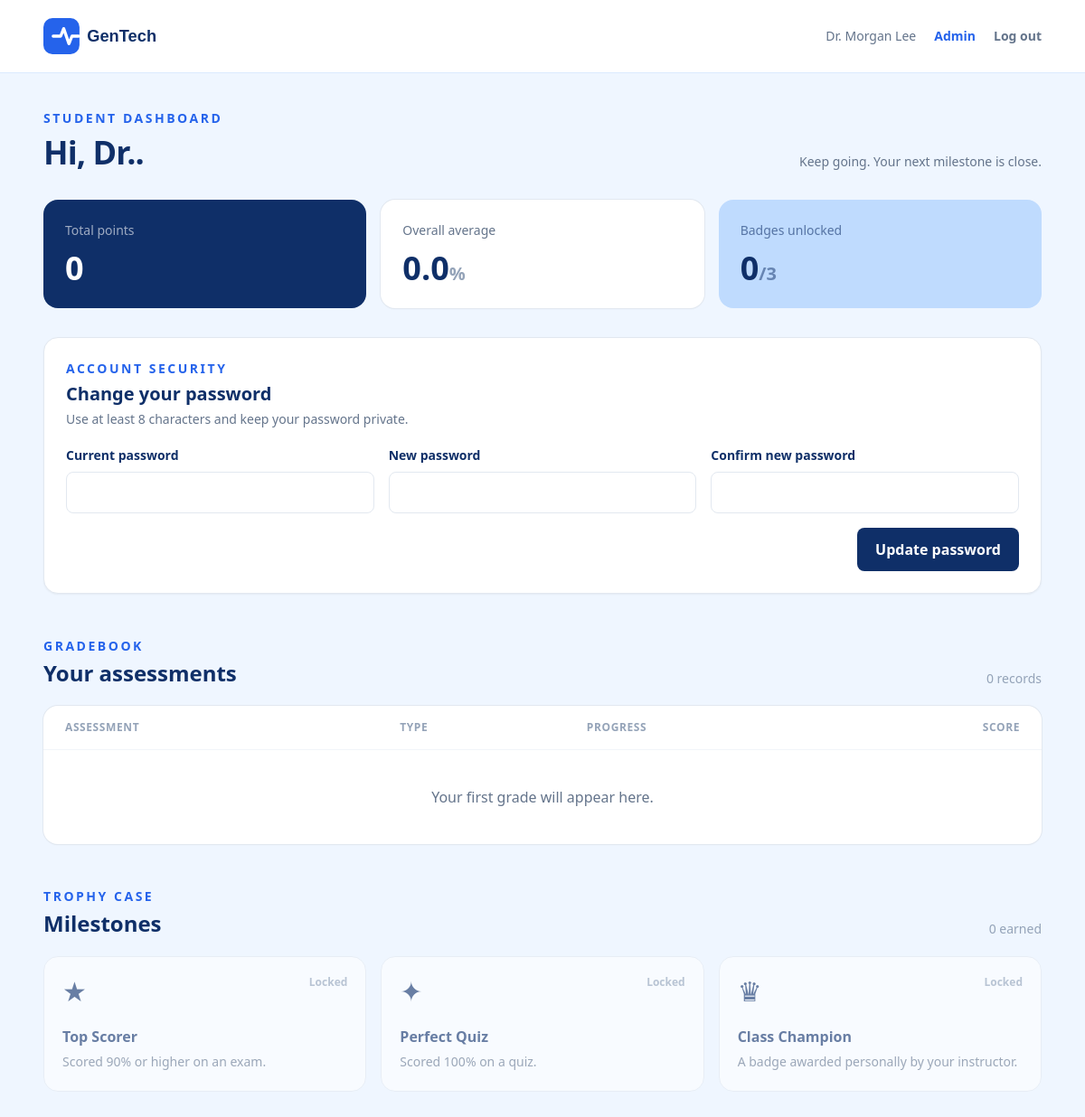
The page /dashboard (signed in) on the database its author committed.
### app.py (models this page shows, shortened)
class User(db.Model):
    id = db.Column(db.Integer, primary_key=True)
    student_id = db.Column(db.String(50), unique=True, nullable=False, index=True)
    name = db.Column(db.String(120), nullable=False)
    email = db.Column(db.String(160), unique=True, nullable=True)
    password_hash = db.Column(db.String(255), nullable=False)
    role = db.Column(db.String(20), nullable=False, default="student")
    grades = db.relationship("Grade", back_populates="student", cascade="all, delete-orphan")
    badges = db.relationship("StudentBadge", back_populates="student", cascade="all, delete-orphan")

class Badge(db.Model):
    id = db.Column(db.Integer, primary_key=True)
    name = db.Column(db.String(100), unique=True, nullable=False)
    description = db.Column(db.String(255), nullable=False)
    icon_name = db.Column(db.String(20), nullable=False, default="award")
    criteria_type = db.Column(db.String(30), nullable=False, default="manual")
    awards = db.relationship("StudentBadge", back_populates="badge", cascade="all, delete-orphan")

### app.py (the view)
@app.get("/dashboard")
@login_required
def dashboard():
    user = current_user()
    grades = Grade.query.filter_by(student_id=user.id).join(Assessment).order_by(Assessment.type, Assessment.title).all()
    total_points = sum(grade.score for grade in grades)
    possible_points = sum(grade.assessment.max_score for grade in grades)
    average = total_points / possible_points * 100 if possible_points else 0
    all_badges = Badge.query.order_by(Badge.id).all()
    unlocked = {award.badge_id: award for award in user.badges}
    return render_template("dashboard.html", user=user, grades=grades, average=average, total_points=total_points, all_badges=all_badges, unlocked=unlocked)

### app.py (called while the page is built)
def current_user():
    user_id = session.get("user_id")
    return db.session.get(User, user_id) if user_id else None

@app.context_processor
def inject_user():
    return {"current_user": current_user()}

def login_required(view):
    @wraps(view)
    def wrapped(*args, **kwargs):
        if not current_user():
            return redirect(url_for("login"))
        return view(*args, **kwargs)
    return wrapped

### templates/dashboard.html (shortened to what this page needs)
<!doctype html>
<html lang="en">
<head><meta charset="utf-8"><meta name="viewport" content="width=device-width, initial-scale=1"><title>Dashboard | GenTech</title><script src="https://cdn.tailwindcss.com"></script></head>
<body class="min-h-screen bg-blue-50 text-[#0f2f68]">
  <header class="border-b border-blue-100 bg-white"><div class="mx-auto flex max-w-6xl items-center justify-between px-6 py-5"><a href="{{ url_for('dashboard') }}"><img src="{{ url_for('static', filename='logo-placeholder.svg') }}" alt="GenTech" class="h-10 w-auto"></a><div class="flex items-center gap-5"><span class="hidden text-sm text-slate-500 sm:block">{{ user.name }}</span>{% if user.role == 'admin' %}<a href="{{ url_for('admin') }}" class="text-sm font-bold text-blue-600">Admin</a>{% endif %}<a href="{{ url_for('logout') }}" class="text-sm font-semibold text-slate-500 hover:text-blue-800">Log out</a></div></div></header>
  <main class="mx-auto max-w-6xl px-6 py-10">
    <div class="flex flex-col justify-between gap-3 sm:flex-row sm:items-end"><div><p class="text-sm font-bold uppercase tracking-[.18em] text-[#2563eb]">Student dashboard</p><h1 class="mt-2 text-4xl font-black tracking-tight">Hi, {{ user.name.split(' ')[0] }}.</h1></div><p class="text-sm text-slate-500">Keep going. Your next milestone is close.</p></div>
    <section class="mt-8 grid gap-4 sm:grid-cols-3"><div class="rounded-2xl bg-[#0f2f68] p-6 text-white"><p class="text-sm text-white/60">Total points</p><p class="mt-3 text-4xl font-black">{{ '%.0f'|format(total_points) }}</p></div><div class="rounded-2xl bg-white p-6 shadow-sm ring-1 ring-slate-200"><p class="text-sm text-slate-500">Overall average</p><p class="mt-3 text-4xl font-black">{{ '%.1f'|format(average) }}<span class="text-xl text-slate-400">%</span></p></div><div class="rounded-2xl bg-[#bfdbfe] p-6"><p class="text-sm text-[#0f2f68]/60">Badges unlocked</p><p class="mt-3 text-4xl font-black">{{ unlocked|length }}<span class="text-xl text-[#0f2f68]/50">/{{ all_badges|length }}</span></p></div></section>
    <section class="mt-8 rounded-2xl border border-slate-200 bg-white p-6 shadow-sm"><div class="flex flex-col justify-between gap-2 sm:flex-row sm:items-center"><div><p class="text-sm font-bold uppercase tracking-[.18em] text-[#2563eb]">Account security</p><h2 class="mt-1 text-xl font-black">Change your password</h2><p class="mt-1 text-sm text-slate-500">Use at least 8 characters and keep your password private.</p></div></div><form method="post" action="{{ url_for('change_password') }}" class="mt-5 grid gap-4 md:grid-cols-3"><label class="text-sm font-semibold">Current password<input name="current_password" type="password" required autocomplete="current-password" class="mt-2 w-full rounded-lg border border-slate-200 p-3 outline-none ring-[#2563eb] focus:ring-2"></label><label class="text-sm font-semibold">New password<input name="new_password" type="password" minlength="8" required autocomplete="new-password" class="mt-2 w-full rounded-lg border border-slate-200 p-3 outline-none ring-[#2563eb] focus:ring-2"></label><label class="text-sm font-semibold">Confirm new password<input name="confirm_password" type="password" minlength="8" required autocomplete="new-password" class="mt-2 w-full rounded-lg border border-slate-200 p-3 outline-none ring-[#2563eb] focus:ring-2"></label><button class="rounded-lg bg-[#0f2f68] px-5 py-3 font-bold text-white hover:bg-slate-700 md:col-span-3 md:justify-self-end">Update password</button></form></section>
    <section class="mt-12"><div class="flex items-end justify-between"><div><p class="text-sm font-bold uppercase tracking-[.18em] text-[#2563eb]">Gradebook</p><h2 class="mt-1 text-2xl font-black">Your assessments</h2></div><span class="text-sm text-slate-400">{{ grades|length }} records</span></div><div class="mt-5 overflow-hidden rounded-2xl bg-white shadow-sm ring-1 ring-slate-200"><div class="hidden grid-cols-[1.3fr_.7fr_1fr_.7fr] gap-4 border-b border-slate-100 px-6 py-4 text-xs font-bold uppercase tracking-wider text-slate-400 sm:grid"><span>Assessment</span><span>Type</span><span>Progress</span><span class="text-right">Score</span></div>{% for grade in grades %}<div class="grid gap-3 border-b border-slate-100 px-6 py-5 last:border-0 sm:grid-cols-[1.3fr_.7fr_1fr_.7fr] sm:items-center sm:gap-4"><div><p class="font-bold">{{ grade.assessment.title }}</p><p class="text-xs text-slate-400 sm:hidden">{{ grade.assessment.type|capitalize }}</p></div><span class="hidden text-sm capitalize text-slate-500 sm:block">{{ grade.assessment.type }}</span><div><div class="mb-1 flex justify-between text-xs text-slate-400"><span>{{ '%.0f'|format(grade.score) }}/{{ '%.0f'|format(grade.assessment.max_score) }}</span><span>{{ '%.0f'|format(grade.score / grade.assessment.max_score * 100) }}%</span></div><div class="h-2 overflow-hidden rounded-full bg-slate-100"><div class="h-full rounded-full bg-[#2563eb]" style="width: {{ [grade.score / grade.assessment.max_score * 100, 100]|min }}%"></div></div></div><p class="text-left font-black sm:text-right">{{ '%.1f'|format(grade.score) }} <span class="font-normal text-slate-400">/ {{ '%.1f'|format(grade.assessment.max_score) }}</span></p></div>{% else %}<p class="px-6 py-10 text-center text-slate-500">Your first grade will appear here.</p>{% endfor %}</div></section>
    <section class="mt-12"><p class="text-sm font-bold uppercase tracking-[.18em] text-[#2563eb]">Trophy case</p><div class="mt-1 flex items-end justify-between"><h2 class="text-2xl font-black">Milestones</h2><span class="text-sm text-slate-400">{{ unlocked|length }} earned</span></div><div class="mt-5 grid gap-4 sm:grid-cols-2 lg:grid-cols-3">{% for badge in all_badges %}{% set award = unlocked.get(badge.id) %}<article class="rounded-2xl border p-5 {% if award %}border-[#bfdbfe] bg-[#fffaf6]{% else %}border-slate-200 bg-white opacity-60{% endif %}"><div class="flex items-start justify-between"><span class="text-3xl">{% if badge.icon_name == 'star' %}★{% elif badge.icon_name == 'sparkles' %}✦{% else %}♛{% endif %}</span>{% if award %}<span class="rounded-full bg-[#bfdbfe] px-2.5 py-1 text-xs font-bold">Unlocked</span>{% else %}<span class="text-xs font-semibold text-slate-400">Locked</span>{% endif %}</div><h3 class="mt-5 font-black">{{ badge.name }}</h3><p class="mt-1 text-sm leading-6 text-slate-500">{{ badge.description }}</p>{% if award %}<p class="mt-4 text-xs font-semibold text-[#2563eb]">Unlocked {{ award.unlocked_at.strftime('%b %d, %Y') if award.unlocked_at else '' }}</p>{% endif %}</article>{% endfor %}</div></section>
  </main>
</body>
</html>

### rows shown on the page
User: name "Dr. Morgan Lee", name "Dr."
Badge: name "Top Scorer", description "Scored 90% or higher on an exam."
Badge: name "Perfect Quiz", description "Scored 100% on a quiz."
Badge: name "Class Champion", description "A badge awarded personally by your instructor."

### other values the page prints
{{ '%.0f'|format(total_points) }} "0"
{{ '%.1f'|format(average) }} "0.0"
{{ unlocked|length }} "0"
{{ all_badges|length }} "3"
{{ grades|length }} "0"
